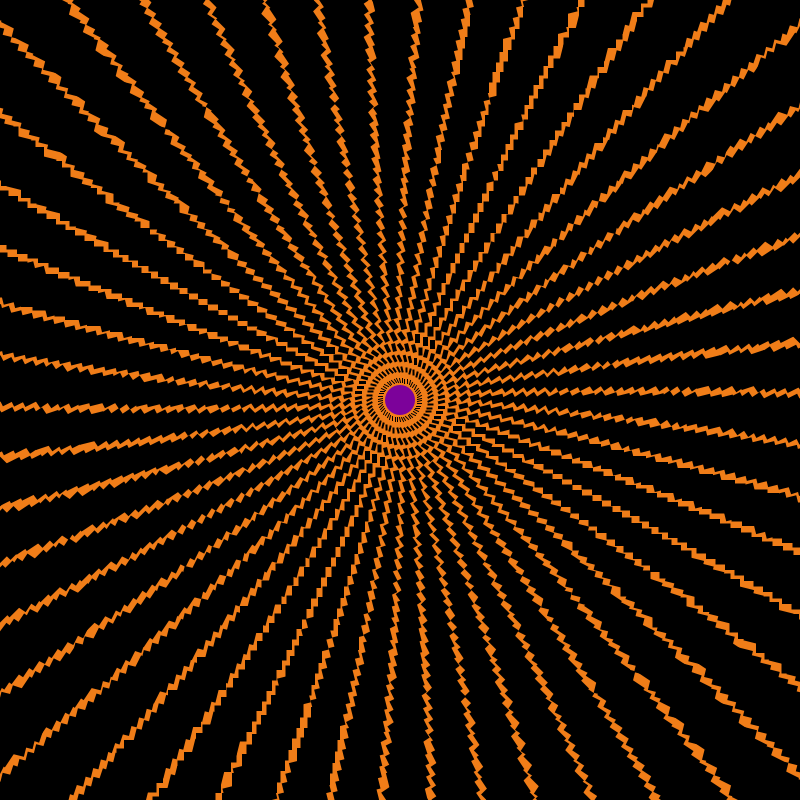
Frame 1 (no input)
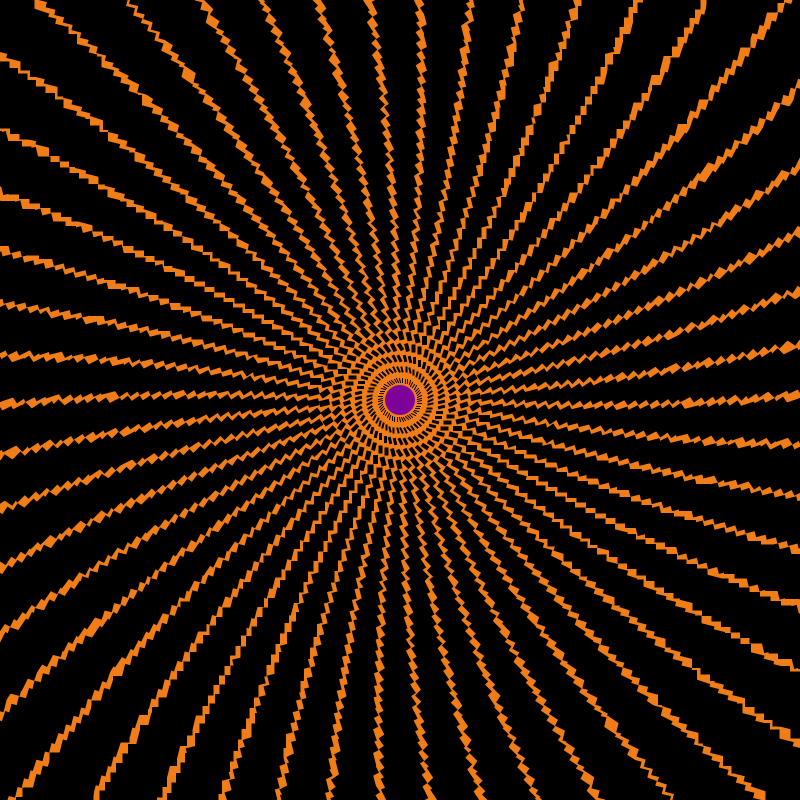
Frame 60 (the mouse pressed at the canvas centre just before this capture)
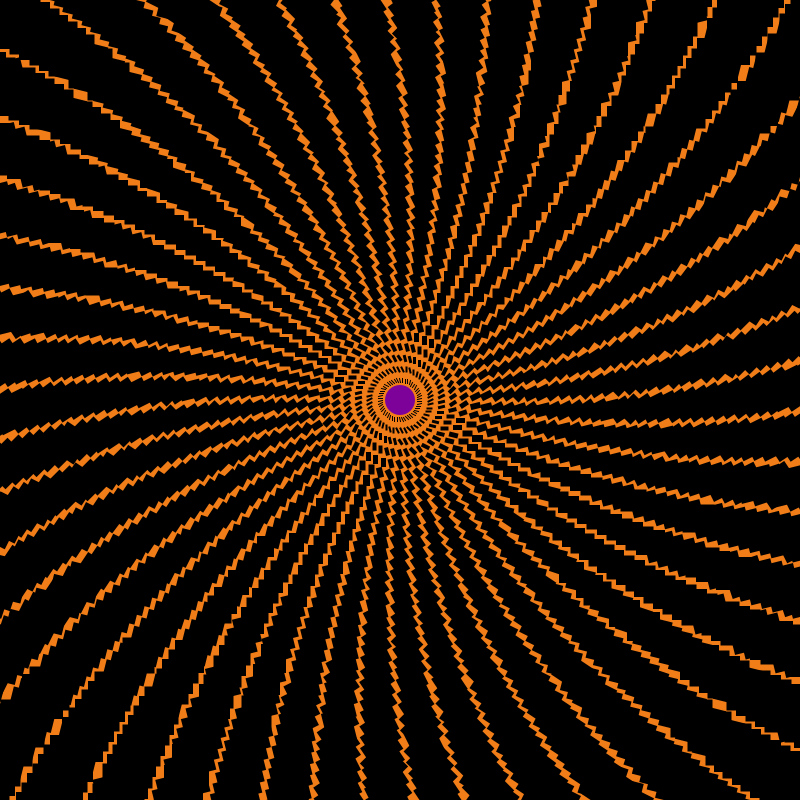
Frame 120 (the mouse held since frame 60 and released just before this capture)

The Processing sketch that drew these frames (run headless with seeded random() and noise(); from frame 60 on, the mouse is pressed at the canvas centre):

// Processing sketch: processing_4081
// ── processing_4081.pde

/*
PROYECTO 01 SESION 3 : TECNICA skratch
 
 Título: POPPY ILLUSION
 Nombre: iNÊSantiago
 Fecha:  23.05.209
 Lugar: hangar - barcelona
 Objetivo: modificacion de un sketch mediante la técnica skratch
 */


/* 
 La trigonometría nos sirve para oscilar entre varios valores. un seno o un coseno
 siempre oscilara entre valores decimales entre -1 y 1. Por ahora con esto nos basta para poder
 utilizarlo en el movimiento de la flor
 */
float inc = 0.0;//incremento de angulo
float dim = 30; //diametro de la ellipse central
boolean isBackGround = true;
boolean isFade = false;
int LONGITUD = 60;
int NUM_TALLOS = 50;
void setup() {
  size(800,800);

  smooth();
}
void draw() {

  if ( isBackGround  == true){ 
    background(240,125,24);
  } //equivalente a  if ( isBackGround ){ background(255);}
  if (isFade) hazFade();
  inc += 0.1;
  //float angle = sin(inc) / 10.0 ;
  float angle = sin(inc) /50.0 ;
  translate(width/2,height/2); //trasladamos nuestro punto 0,0 de coordenadas a la mitad de la pantalla
  for (int i = 0; i < NUM_TALLOS; i++) { // UN LOOP! que será esto? repite el bloque entre corchetes tantas veces como se cumpla la condicion de en medio
    tail(0,dim/2, LONGITUD, angle); // llamamos a la funcion tal con 4 parametros
    rotate(PI*2/NUM_TALLOS); // rotamos nuestra pantalla PI/4
  }
  fill(124,2,154);
  ellipse(0,0,dim,dim);
}
void tail(float x,float y, int units, float angle) {
  pushMatrix();
  translate(x, y);
  for (int i =0 ; i < units; i++) { // loop decreciente, 
    strokeWeight(i);
    stroke(0);//
    rect(0, -4, 0, -4);
    noStroke();
    line(0,0,5,0);
    translate(-5, 10); //translate(0, 4); interesante
    rotate(angle);
  }
  fill(197,24,240);
  ellipse(0,0,50,100);
  popMatrix();
}

void hazFade(){
  isBackGround = false;
  fill(148,13,225);
  noStroke();
  rect(0,0,width,height);
}

void keyPressed() {
  switch(key) {
  case 'F': 
  case 'f':
    isFade = !isFade;
    break;
  case 's': 
  case 'S': 
    println("salvamos IMAGEN");
    save("out/filename-"+frameCount+".png");
    break;

  case 'b': 
  case 'B': 
    isBackGround =! isBackGround;

    break;
  }
}
